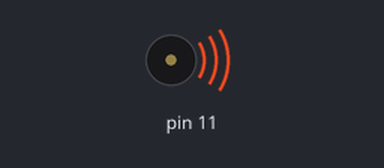
Bench run of a sketch on a simulated Arduino Uno, built with avr-gcc and run on an emulated ATmega328P. Shown: buzzer (waves = sounding).

Above: at 0.15 s.
At 1.87 s:
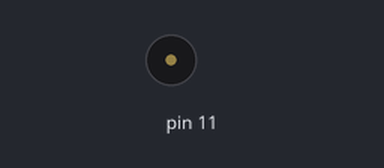
Timing chart, 0 to 3.0 s (numbered marks = the images above):
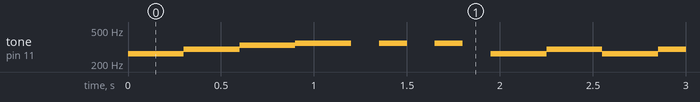

The sketch:

Do_re_mi_fa_com_alto_falante.ino
```cpp
void setup() {
  pinMode(11, OUTPUT);
  Serial.begin(9600);
}

const int X = 0;
const int C = 264;
const int D = 297;
const int E = 330;
const int F = 352;
const int G = 396;
const int A = 440;
const int B = 495;
const int CC = 528;

void nota(int frequencia, int duracao){
  tone(11, frequencia, duracao);
  delay(duracao);
}

void loop() {
  nota(C, 300);
  nota(D, 300);
  nota(E, 300);
  nota(F, 300);
  nota(X, 150);
  nota(F, 150);
  nota(X, 150);
  nota(F, 150);
  nota(X, 150);

  nota(C, 300);
  nota(D, 300);
  nota(C, 300);
  nota(D, 300);
  nota(X, 150);
  nota(D, 150);
  nota(X, 150);
  nota(D, 150);
  nota(X, 150);

  nota(C, 300);
  nota(G, 300);
  nota(F, 300);
  nota(E, 300);
  nota(X, 150);
  nota(E, 150);
  nota(X, 150);
  nota(E, 150);
  nota(X, 150);

  nota(C, 300);
  nota(D, 300);
  nota(E, 300);
  nota(F, 300);
  nota(X, 150);
  nota(F, 150);
  nota(X, 150);
  nota(F, 150);
  nota(X, 150);
}
```

Measured:
- by itself, tone on pin 11: plays 264 Hz for 0.30 s, 297 Hz for 0.30 s, 330 Hz for 0.30 s, 352 Hz for 0.30 s, 352 Hz for 0.15 s, 352 Hz for 0.15 s … (400 notes in this stretch)
